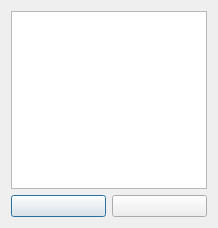
<?xml version="1.0" encoding="UTF-8"?>
<ui version="4.0">
 <class>Dialog</class>
 <widget class="QDialog" name="Dialog">
  <property name="geometry">
   <rect>
    <x>0</x>
    <y>0</y>
    <width>218</width>
    <height>228</height>
   </rect>
  </property>
  <property name="windowTitle">
   <string>Amostra Especifica Da Especie</string>
  </property>
  <property name="styleSheet">
   <string notr="true"/>
  </property>
  <layout class="QGridLayout" name="gridLayout">
   <item row="1" column="0">
    <widget class="QPushButton" name="PBAdicionarAmostEspecificaEspecie">
     <property name="text">
      <string/>
     </property>
     <property name="icon">
      <iconset resource="icons.qrc">
       <normaloff>:/newPrefix/Icons/plus.png</normaloff>:/newPrefix/Icons/plus.png</iconset>
     </property>
    </widget>
   </item>
   <item row="1" column="1">
    <widget class="QPushButton" name="PBEditarEspecieEspecifica">
     <property name="text">
      <string/>
     </property>
     <property name="icon">
      <iconset resource="icons.qrc">
       <normaloff>:/newPrefix/Icons/005-writer.png</normaloff>:/newPrefix/Icons/005-writer.png</iconset>
     </property>
    </widget>
   </item>
   <item row="0" column="0" colspan="2">
    <widget class="QTableView" name="TVAmostEspecificaEspecie"/>
   </item>
  </layout>
 </widget>
 <resources>
  <include location="icons.qrc"/>
  <include location="images.qrc"/>
 </resources>
 <connections/>
</ui>
